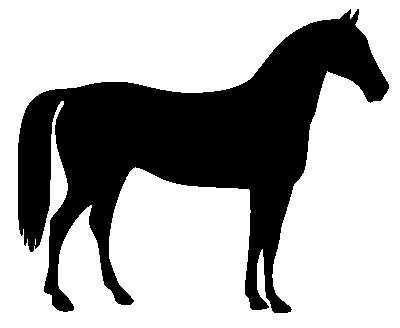
#> input picture skimage.data.horse(), 400 x 328 px
$ python 3_HOG.py
#> lines starting #> are read from the running program, lines starting #| are printed output that depends on the picture; after the words box and inside, x2 and y2 are one past the last pixel; in counts of white or black regions, pixels touching at a corner belong together
"""Oppgave 3 - HOG-features (Histogram of Oriented Gradients).

Deloppgavene:
1. beregn HOG med skimage.feature.hog
2. bruk det på minst tre bilder, både enkle og komplekse scener
3. vis original, gradientbilde og HOG-bilde
4. sammenlign deskriptorene og drøft cellestørrelse, blokkstørrelse og bins

Bilder: HOG kan bruke hvilke bilder som helst (se assignment2/README.md), så vi
blander ett heatmap fra datasettet med tre standardbilder fra skimage.data:
  horse     - svart silhuett på hvit bakgrunn (enkel scene)
  heatmap   - hm20, deltaker 0: lysbilde med tekst og fiksasjonsflekker
  camera    - fotografi i gråtone (middels)
  astronaut - fargefoto med mange objekter og teksturer (kompleks scene)
Alle beskjæres til kvadrat og skaleres til 256x256, slik at deskriptorene får
samme lengde og kan sammenlignes direkte. Heatmapet beskjæres til venstre
540x540, der teksten og fiksasjonene ligger, og hesten til høyre kvadrat.

Vinkelkonvensjon i utskrift og figurer: 0 grader = horisontal gradient
(loddrett kant), 90 grader = vertikal gradient (vannrett kant).

Inn: heatmap-performance/hm20/, hm30/ og skimage.data
Ut:  assignment2/rapport/figurer/hog_*.png
Kjør: python assignment2/src/3_HOG.py
"""
from pathlib import Path

import matplotlib

matplotlib.use("Agg")
import matplotlib.pyplot as plt
import numpy as np
from matplotlib.colors import hsv_to_rgb
from PIL import Image
from skimage import color, data, exposure, transform
from skimage.feature import hog

ROOT = Path(__file__).resolve().parents[2]
HEAT = ROOT / "heatmap-performance"
FIG = ROOT / "assignment2" / "rapport" / "figurer"
FIG.mkdir(parents=True, exist_ok=True)

SIZE = 256
DEFAULT = dict(orientations=9, pixels_per_cell=(8, 8), cells_per_block=(2, 2), block_norm="L2-Hys")
FLAT = 0.01          # celler med gjennomsnittlig |G| under dette regnes som «flate»

BLUE, INK, INK2, GRID = "#2a78d6", "#0b0b0b", "#52514e", "#e6e5e1"
plt.rcParams.update({"font.size": 9, "axes.edgecolor": INK2, "axes.labelcolor": INK2,
                     "xtick.color": INK2, "ytick.color": INK2, "axes.spines.top": False,
                     "axes.spines.right": False, "figure.dpi": 160})


def section(title):
    print(f"\n{'=' * 78}\n{title}\n{'=' * 78}")


def prepare(img, box=None):
    """RGB/gråtone -> gråtone i [0, 1], beskåret til kvadrat og skalert til SIZE x SIZE."""
#> called with box = (0, 72, 328)
    img = np.asarray(img)
#> img: shape (328, 400) float64; values 0 (black) and 1 (white), 33.1% white; 1 white region, box (x1, y1, x2, y2) and area: (18, 9, 389, 313) 43412
    if img.ndim == 3:
        img = color.rgb2gray(img[..., :3])
    img = img.astype(np.float64)
    if img.max() > 1:
        img /= 255
    if box is None:                                   # midtre kvadrat
        h, w = img.shape
        s = min(h, w)
        box = ((h - s) // 2, (w - s) // 2, s)
    r, c, s = box
#> r = 0; c = 72; s = 328
    img = img[r:r + s, c:c + s]
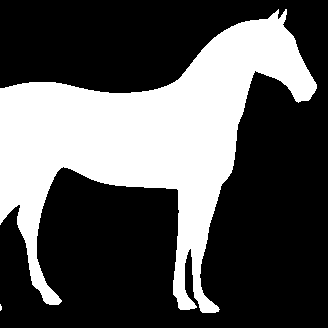
#> img: shape (328, 328) float64; values 0 (black) and 1 (white), 33.4% white; 2 white regions (1 under 20 px), largest, box (x1, y1, x2, y2) and area: (0, 9, 317, 313) 35966
    return transform.resize(img, (SIZE, SIZE), anti_aliasing=True)


def heatmap(slide, participant):
#> (the run stopped early here; a loop or call above may not have finished)
